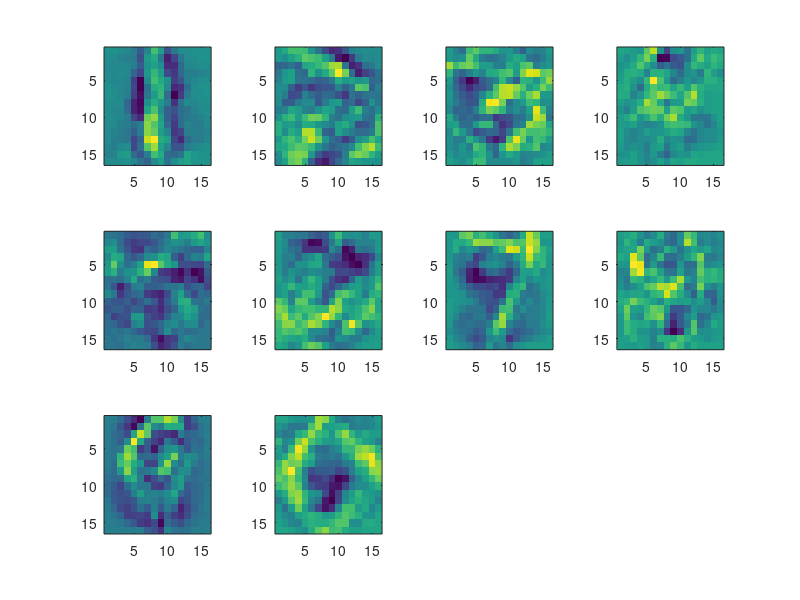
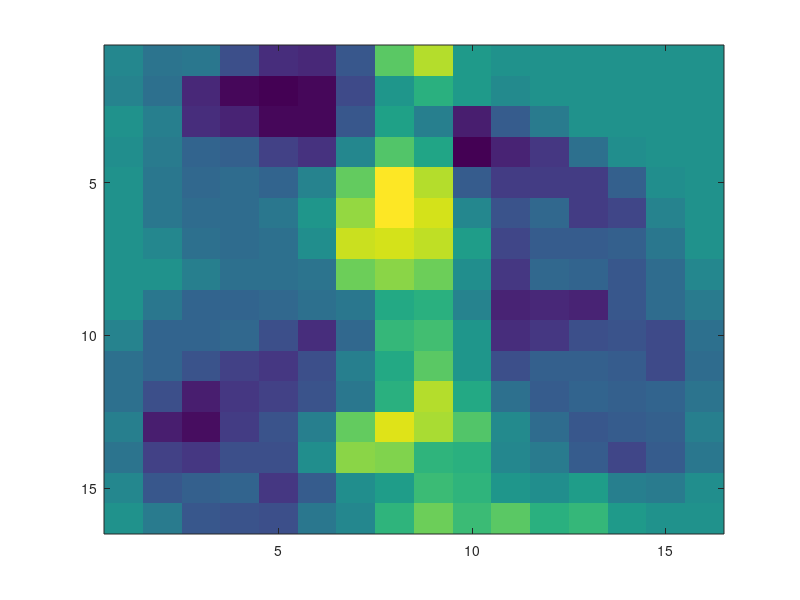

Source code (MATLAB) for these figures, in order:
close all;
clear all;
 %Exercice n°tp10_4


 function [vect] = SVM(xapp,yapp,epsilon,lbd,niter)
 sizeXapp = size(xapp);
 w = zeros(sizeXapp(2),1); 

 for i=0:niter
 	
 	indeX=ceil(rand(1)*size(xapp,1));
 	xi = xapp(indeX,:);
 	yi = yapp(indeX);
 	
 	if (yi*xi*w < 1)
 		w = w + epsilon*yi*xi';
 	end
 		w = w-2*epsilon*lbd*w;

 end

 vect = w;
 endfunction

 load('data/usps_napp10.dat');
BINARY = 0;
 %calcul des modeles
if(BINARY ==1)
%Binarisation des données
	scale = max(max(xapp));
	xapp = round(xapp/scale);
	xtest = round(xtest/scale);
end

 %%modeles
 modeles = [];
for(i=1:10) 
	ytmp = yapp;
	
	ytmp(ytmp != i) = -1;
	ytmp(ytmp == i) = 1;
	modeles = [modeles SVM(xapp,ytmp,0.01,0.1,1000)];
end
allA = xapp*modeles;
[val,indA] = max(allA,[],2);
err = find(indA != yapp);
disp('nb erreur apprentissage');
errApp = size(err)(1)
prc = errApp/size(xapp)(1)*100

allT = xtest*modeles;
[val,indT] = max(allT,[],2);
err = find(indT != ytest);
disp('nb erreur test');
errTest = size(err)(1)
prc = errTest/size(xtest)(1)*100

figure
for(i=1:10)
	subplot(3,4,i);
	imagesc(reshape(modeles(:,i),16,16)')
end

x= xapp(yapp==1|yapp==2,:);
y= yapp(yapp==1|yapp==2,:);
y(y==2)=-1;
y(y==1)=1;
w = SVM(x,y,0.01,0.1,1000);
figure
imagesc(reshape(w,16,16)');

